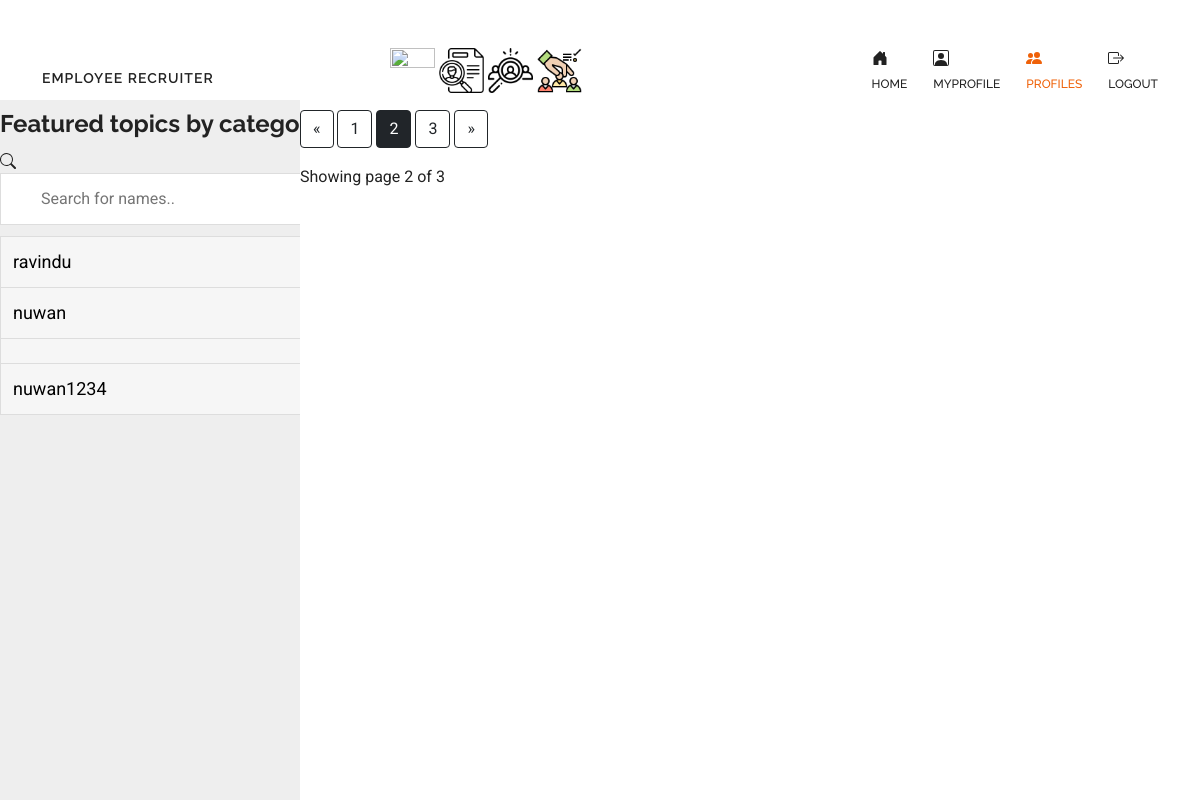
The page /profiles?page=2 on the database as committed earlier.
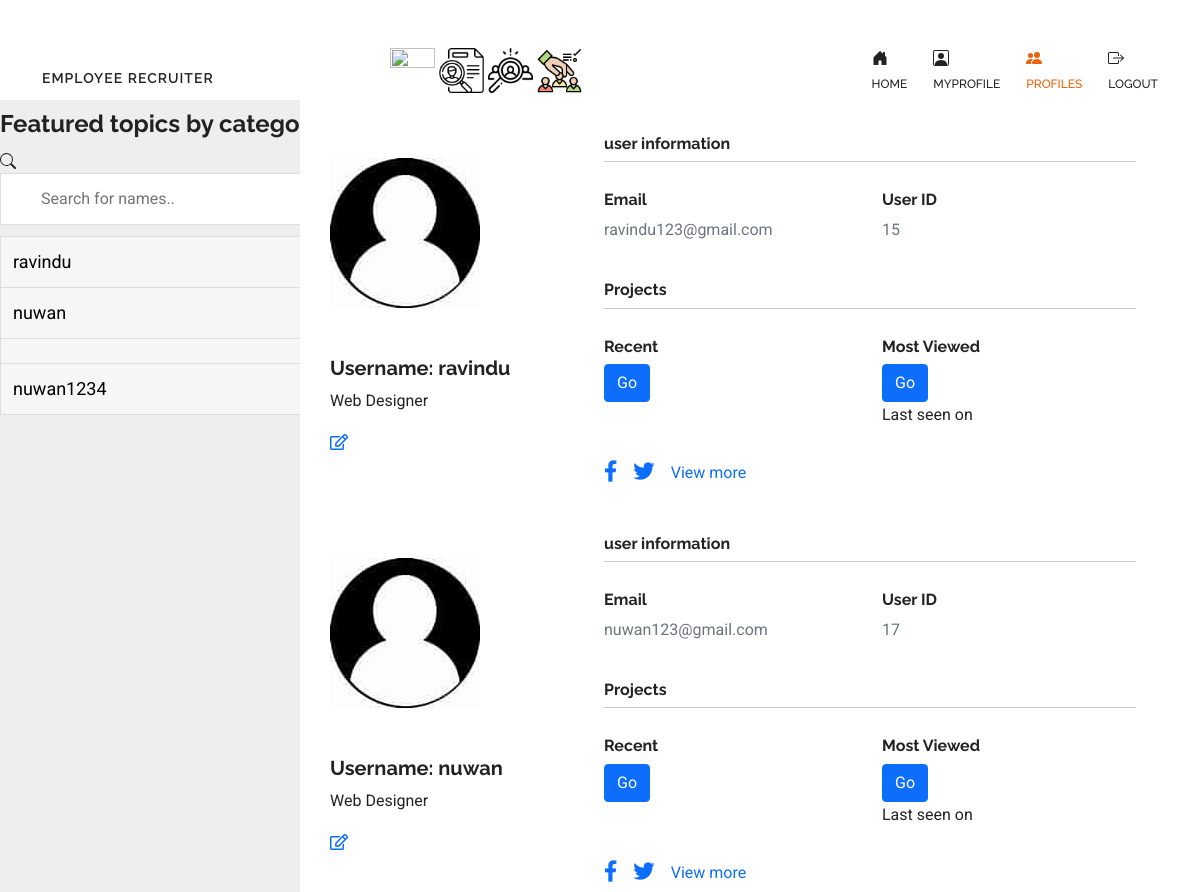
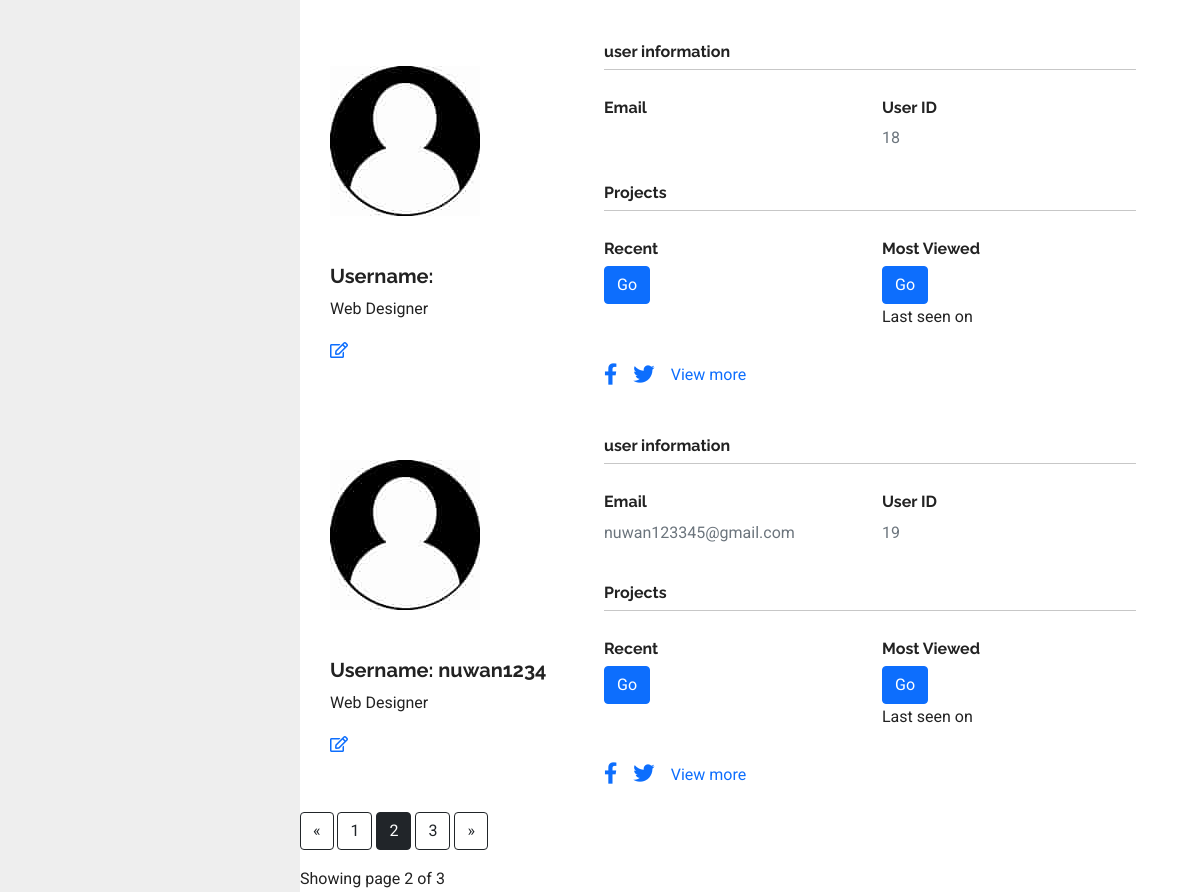
The same page on the database as committed later (2 pictures, top to bottom).
### app.py (models this page shows, shortened)
class User(UserMixin, db.Model):
    id = db.Column(db.Integer, primary_key=True)
    username = db.Column(db.String(15),unique=True)
    email = db.Column(db.String(50),unique=True)
    password = db.Column(db.String(80))
    image_file = db.Column(db.String(20), nullable=False, default="download.jpg")
    phonenumber = db.Column(db.String(50),unique=True)
    address = db.Column(db.String(50),unique=True)
    usertype = db.Column(db.String(50),unique=True)
    messages_sent = db.relationship(
        'Message',
        foreign_keys='Message.sender_id',
        backref='author',
        lazy='dynamic')
    messages_received = db.relationship(
        'Message',
        foreign_keys='Message.recipient_id',
        backref='recipient',
        lazy='dynamic')
    last_message_read_time = db.Column(db.DateTime)

### app.py (the view)
@app.route('/profiles')
def profiles():
    users = User.query.all()
    page = request.args.get('page', 1, type=int)
    users = User.query.paginate(page=page, per_page=ROWS_PER_PAGE)
    return render_template('profile.html',users=users)

### templates/profile.html (shortened to what the changed rows need)
{% extends "base.html"%}
{%block content%}
<div class="split left">
  <!DOCTYPE html>
  <html>
  <head>
  </head>
  <body>
  <ul id="myUL">
    {% for user in users.items%}
    <li><a href="{{url_for('view', username=user.username)}}">{{user.username}}</a></li>
     {% endfor %}
  </ul>
  </body>
  </html>
</div>
<div class="split right">
    {% for user in users.items %}
    {% if user.usertype=="user as applicant" %}
     <div class="row g-0" style="margin-left:30px;">
                <div class="col"
                  style="border-top-left-radius: .5rem; border-bottom-left-radius: .5rem;">
                  <img src="static\profilepic\{{user.image_file}}  "
                    alt="Avatar" class="img-fluid my-5" style="width: 150px; align-items: center;" />
                  <h5>Username: {{user.username}}</h5>
                  <p>Web Designer</p>
                <a href="{{url_for('profileupdate')}}">  <i class="far fa-edit mb-5"></i></a>
                </div>
                <div class="col-md-8" style="margin-right:40px;">
                  <div class="card-body p-4">
                    <h6>user information</h6>
                    <hr class="mt-0 mb-4">
                    <div class="row pt-1">
                      <div class="col-6 mb-3" style="padding-bottom:5px;">
                        <h6>Email</h6>
                        <p class="text-muted">{{user.email}}</p>
                      </div>
                      <div class="col-6 mb-3">
                        <h6>User ID</h6>
                        <p class="text-muted">{{user.id}}</p>
                      </div>
                    </div>
                    <h6>Projects</h6>
                    <hr class="mt-0 mb-4">
                    <div class="row pt-1">
                      <div class="col-6 mb-3">
                        <h6>Recent</h6>
                        <button class="btn btn-primary">Go</button>
                      </div>
                      <div class="col-6 mb-3">
                        <h6>Most Viewed</h6>
                        <button class="btn btn-primary">Go</button>
                      <p>Last seen on</p>
                      </div>
                    </div>
                    <div class="d-flex justify-content-start">
                      <a href="#!"><i class="fab fa-facebook-f fa-lg me-3"></i></a>
                      <a href="#!"><i class="fab fa-twitter fa-lg me-3"></i></a>
                      <a href="{{url_for('view', username=user.username)}}">View more</a>
                    </div>
                  </div>
                </div>
              </div>
     {% endif %}
    {% endfor %}
    <div class="text-left" style="margin-right:100px; margin-bottom: 100px;">
      <a href="{{ url_for('profiles', page=users.prev_num) }}"
         class="btn btn-outline-dark
         {% if users.page == 1 %}disabled{% endif %}">
          &laquo;
      </a>
      {% for page_num in users.iter_pages(left_edge=1, right_edge=1, left_current=1, right_current=2) %}{% if page_num %}
              {% if users.page == page_num %}
              <a href="{{ url_for('profiles', page=page_num) }}"
                 class="btn btn-dark">
                  {{ page_num }}
              </a>
              {% else %}
              <a href="{{ url_for('profiles', page=page_num) }}"
                 class="btn btn-outline-dark">
                  {{ page_num }}
              </a>
              {% endif %}
          {% else %}
              ...
          {% endif %}
      {% endfor %}    <a href="{{ url_for('profiles', page=users.next_num) }}"
         class="btn btn-outline-dark
         {% if users.page == users.pages %}disabled{% endif %}">
          &raquo;
      </a>
      <p class="text-right mt-3">
        Showing page {{ users.page }} of {{ users.pages }}
       </p>
    </div>
</div>
{% endblock content%}

Rows that differ between the two databases and show on the page:
now on one of the page's lists (row edited): User: username "ravindu", email "ravindu123@gmail.com", id "15"
now on one of the page's lists (row edited): User: username "nuwan", email "nuwan123@gmail.com", id "17"
now on one of the page's lists (row edited): User: username "nuwan1234", email "nuwan123345@gmail.com", id "19"
now on this page (row edited): User: image_file (picture), id "18"
